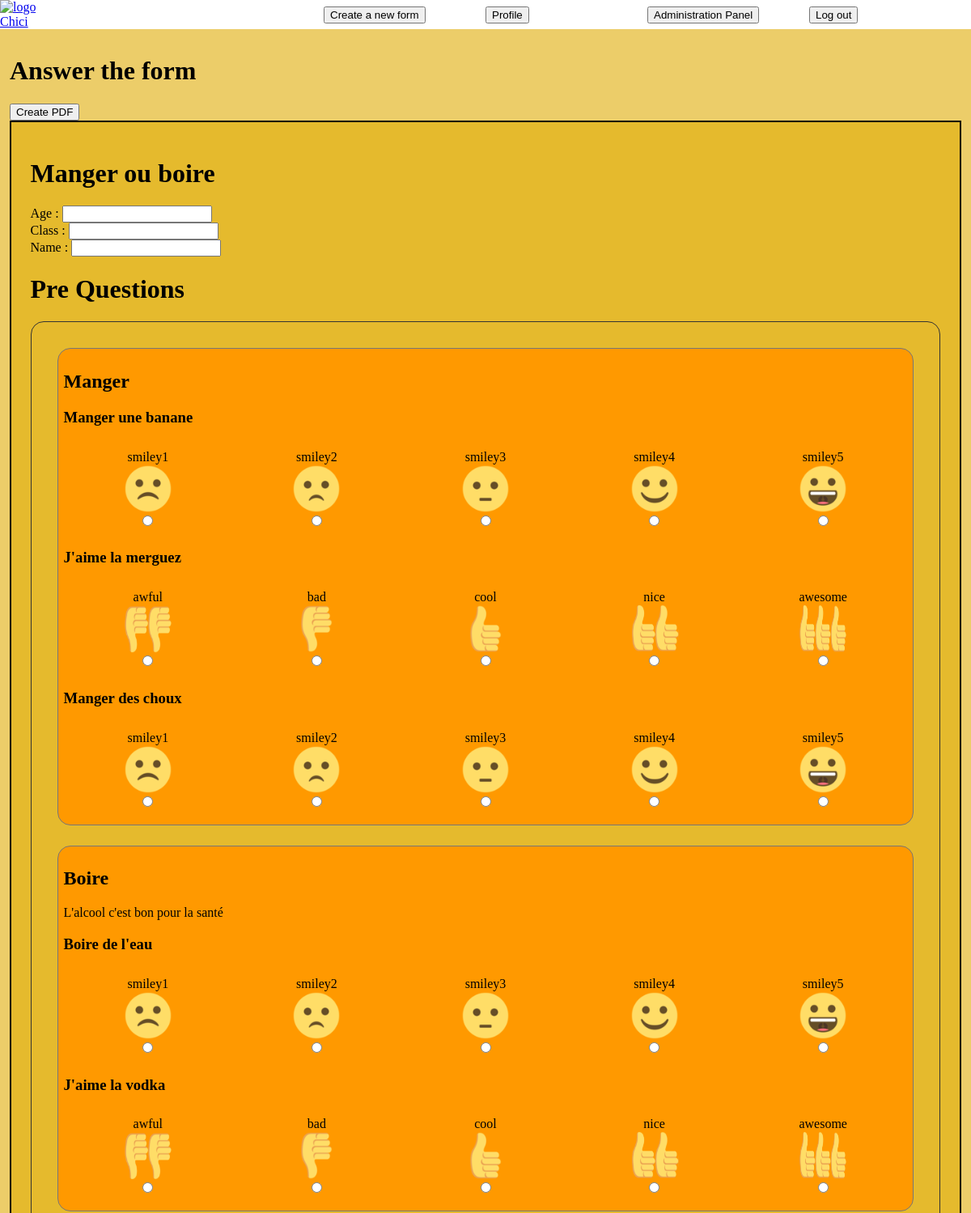
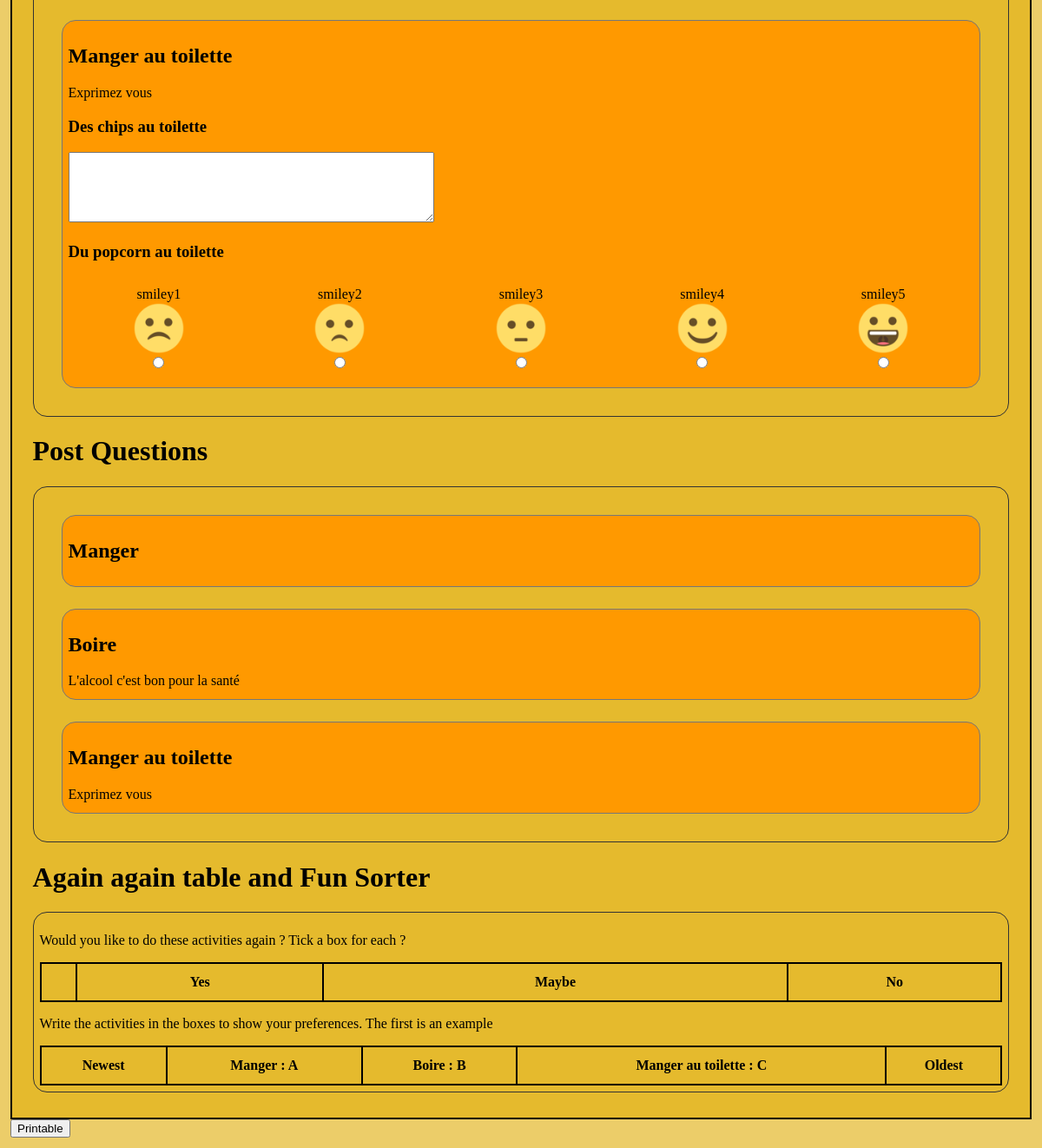
/index.php?controller=form&action=read&id=FOMM0MA (signed in), run on the app's committed database (2 pictures, top to bottom).
### tables this page shows
CREATE TABLE Form (
  formId varchar(20) PRIMARY KEY,
  formName varchar(30),
  userNickname varchar (20),
  completedForm int(11),
  fillable int(1),
  FOREIGN KEY (userNickname) REFERENCES Users(userNickname)
)DEFAULT CHARSET=utf8;

CREATE TABLE PersonnalInformation (
    personnalInformationName varchar(30) PRIMARY KEY,
	defaultPersonnalInformation int(1)
)DEFAULT CHARSET=utf8;

CREATE TABLE Application (
  applicationId varchar(30) PRIMARY KEY,
  applicationName varchar(30),
  applicationDescription varchar(80),
  formId varchar(20),
  FOREIGN KEY (formId) REFERENCES Form(formId)
)DEFAULT CHARSET=utf8;

CREATE TABLE Question (
  questionId varchar(20) PRIMARY KEY,
  questionName varchar(100),
  applicationId varchar(30),
  questionTypeId int(20),
  questionPre int(1),
  FOREIGN KEY (applicationId) REFERENCES Application(applicationId),
  FOREIGN KEY (questionTypeId) REFERENCES QuestionType(questionTypeId)
)DEFAULT CHARSET=utf8;

CREATE TABLE AnswerType (
    answerTypeId int(11) PRIMARY KEY AUTO_INCREMENT,
    answerTypeName varchar(20),
    answerTypeImage varchar(20),
    questionTypeId int(20),
    FOREIGN KEY (questionTypeId) REFERENCES QuestionType(questionTypeId)
)DEFAULT CHARSET=utf8;

### index.php (called while the page is built, shortened)
<?php
    require_once File::build_path(array('controller', 'router.php'));
?>

### model/Model.php (called while the page is built, shortened)
<?php
class Model {
	public static $pdo;
    public static function Init() {
        $hostname = Conf::getHostName();
        $database_name = Conf::getDatabaseName();
        $login = Conf::getLogin();
        $password = Conf::getPassword();
        try {
            self::$pdo = new PDO("mysql:host=$hostname;dbname=$database_name", $login, $password, array(PDO::MYSQL_ATTR_INIT_COMMAND => "SET NAMES utf8"));
            self::$pdo->setAttribute(PDO::ATTR_ERRMODE, PDO::ERRMODE_EXCEPTION);
        } catch (PDOException $e) {
            if (Conf::getDebug()) {
                echo $e->getMessage();
            } else {
                echo 'Error. ';
            }
            die();
        }
    }
    public static function select($primary) {
        try {
            $table_name = static::$object;
            $class_name = 'Model' . $table_name;
            $primary_key = static::$primary;
            $sql = "SELECT * FROM $table_name WHERE $primary_key=:p;";
            $req_prep = Model::$pdo->prepare($sql);
            $values = array(
                "p" => $primary
            );
            $req_prep->execute($values);
            $req_prep->setFetchMode(PDO::FETCH_CLASS, $class_name);
            $tab_p = $req_prep->fetchAll();
            return $tab_p[0];
        } catch (PDOException $ex) {
            if (Conf::getDebug()) {
                echo $ex->getMessage();
            } else {
                echo "Error. We can not find the object. ";
            }
            return false;
        }
    }
}
?>

### model/ModelForm.php (called while the page is built, shortened)
<?php
require_once File::build_path(array('model', 'Model.php'));
class ModelForm extends Model{
	private $formId;
	private $formName;
    public function getFormId(){return $this->formId;}
    public function getFormName(){return $this->formName;}
}

### model/ModelAssocFormPI.php (called while the page is built, shortened)
<?php
require_once File::build_path(array('model', 'Model.php'));
class ModelAssocFormPI extends Model{
	private $personnalInformationName;
    public function getPersonnalInformationName(){return $this->personnalInformationName;}
        public static function getAssocFormPIByFormId($id){
		try{
			$sql  = "SELECT * FROM AssocFormPI WHERE formId=:id";
			$prep = Model::$pdo->prepare($sql);
			$values = array(
				"id" => $id
				);
			$prep-> execute($values);
			$prep->setFetchMode(PDO::FETCH_CLASS,'ModelAssocFormPI');
			$assoc_array = $prep->fetchAll();
			return $assoc_array;
		}catch (PDOException $ex) {
            if (Conf::getDebug()) {
                echo $ex->getMessage();
            } else {
                echo "Error";
            }
            return false;
        }
    }
}

### model/ModelPersonnalInformation.php (called while the page is built, shortened)
<?php
require_once File::build_path(array('model', 'Model.php'));
class ModelPersonnalInformation extends Model{
	private $personnalInformationName;
    public function getPersonnalInformationName(){return $this->personnalInformationName;}
}

### model/ModelApplication.php (called while the page is built, shortened)
<?php
require_once File::build_path(array('model', 'Model.php'));
class ModelApplication extends Model{
	private $applicationId;
	private $applicationName;
	private $applicationDescription;
    public function getApplicationId() {
   		return $this->applicationId;
    }
    public function getApplicationName() {
   		return $this->applicationName;
    }
    public function getApplicationDescription(){
    	return $this->applicationDescription;
    }
    public static function getApplicationByFormId($formId){
		try{
			$sql  = "SELECT * FROM Application WHERE formId=:id";
			$prep = Model::$pdo->prepare($sql);
			$values = array(
				"id" => $formId
				);
			$prep-> execute($values);
			$prep->setFetchMode(PDO::FETCH_CLASS,'ModelApplication');
			$application_array = $prep->fetchAll();
			return $application_array;
		}catch (PDOException $ex) {
            if (Conf::getDebug()) {
                echo $ex->getMessage();
            } else {
                echo "Error";
            }
            return false;
        }
    }
}

### model/ModelQuestion.php (called while the page is built, shortened)
<?php
require_once File::build_path(array('model', 'Model.php'));
class ModelQuestion extends Model{
	private $questionName;
	private $questionTypeId;
    public function getQuestionName(){return $this->questionName;}
    public function getQuestionTypeId(){return $this->questionTypeId;}
	public static function getQuestionByApplicationIdAndPre($id, $pre){
		try{
			$sql  = "SELECT * FROM Question WHERE applicationId=:id AND questionPre=:pre";
			$prep = Model::$pdo->prepare($sql);
			$values = array(
				"id" => $id,
				"pre" => $pre
				);
			$prep-> execute($values);
			$prep->setFetchMode(PDO::FETCH_CLASS,'ModelQuestion');
			$question_array = $prep->fetchAll();
			return $question_array;
		}catch (PDOException $ex) {
            if (Conf::getDebug()) {
                echo $ex->getMessage();
            } else {
                echo "Error";
            }
            return false;
        }
    }
}

### model/ModelAnswerType.php (called while the page is built, shortened)
<?php
require_once File::build_path(array('model', 'Model.php'));
class ModelAnswerType extends Model{
    public static function getAnswerTypeByQuestionId($id){
		try{
			$sql  = "SELECT * FROM AnswerType WHERE questionTypeId=:id";
			$prep = Model::$pdo->prepare($sql);
			$values = array(
				"id" => $id
				);
			$prep-> execute($values);
			$prep->setFetchMode(PDO::FETCH_ASSOC);
			$answerType_array = $prep->fetchAll();
			return $answerType_array;
		}catch (PDOException $ex) {
            if (Conf::getDebug()) {
                echo $ex->getMessage();
            } else {
                echo "Error";
            }
            return false;
        }
    }
}

### model/ModelQuestionType.php (called while the page is built, shortened)
<?php
require_once File::build_path(array('model', 'Model.php'));
class ModelQuestionType extends Model{
	private $questionTypeId;
    public function getQuestionTypeId(){return $this->questionTypeId;}
}

### view/form/displayForm.php (the view, shortened to what this page needs)
<main>
	<div id="pdf">
<h1>Answer the form</h1>
		   <input type ="button" id="create_pdf" value ="Create PDF">
<?php
	echo '<div id ="form-'.$formId.'" class= "formCss">';
	$formName = htmlspecialchars($f->getFormName());
	echo "<h1> $formName </h1>";
        echo '<div id="userInformation">';
        foreach ($field_array as $field){
                $fieldName = htmlspecialchars($field->getPersonnalInformationName());
			if(!$full){
				echo '<div>';
					echo '<label for="field'.$fieldName.'">'.$fieldName.' : </label>';
					echo '<input id="field'.$fieldName.'" name="'.$fieldName.'"  type="text">';
				echo '</div>';
			}
        }
        echo '</div>';
	echo "<h1>Pre Questions</h1>";
	echo"<div id=\"applications\">";
	for($i=0; $i < count($application_array);$i++){
		echo '<div id="Applic'.$i.'" class="application" >';
			echo '<div id="Applic'.$i.'Info">';
				$taskName = htmlspecialchars($application_array[$i]->getApplicationName());
				$taskDesc = htmlspecialchars($application_array[$i]->getApplicationDescription());
				echo "<h2>$taskName</h2>";
				echo $taskDesc;
			echo '</div>';
	$questionPre_array = $questionsPre_array_list[$i];
	for($j=0; $j < count($questionPre_array);$j++){
			echo '<div id="Applic'.$i.'Q'.$j.'" class = "question">';
			echo "<h3> ";
			echo htmlspecialchars($questionPre_array[$j]->getQuestionName());
			echo " </h3>";
			$answers_array = $answersPre_array_list[$i][$j];
			if(!is_null($answers_array[0])){
				switch ($answers_array[0]['answerTypeName']){
					case "textarea":
						if(!$full){
							echo "<textarea rows=\"5\" cols =\"50\"></textarea>";
						}
						break;
					default :
						echo '<div class = "answerArea">';
						foreach($answers_array as $a){
							if(!$full){
								$answerName = htmlspecialchars($a['answerTypeName']);
								$answerImage = htmlspecialchars($a['answerTypeImage']);
								$id = "Applic".$i."question".$j.$answerName;
								$name = "Applic".$i."question".$j;
								echo '<div>';
								echo "<input type =\"radio\" name=\"$name\" value =\"$answerName\" id=\"$id\">" ;
								echo "<label for=\"$id\"><img src=\"media/$answerImage.png\" class=\"answerIcon\">$answerName</label>";
								echo '</div>';
							}
						}
						echo '</div>';
						break;
				}
			}
		  echo '</div>';
		}
		echo '</div>';
	}
	echo '</div>';
	echo "<h1>Post Questions</h1>";
	echo"<div id=\"applications\">";
	for($i=0; $i < count($application_array);$i++){
		echo '<div id="Applic'.$i.'" class="application" >';
			echo '<div id="Applic'.$i.'Info">';
				$taskName = htmlspecialchars($application_array[$i]->getApplicationName());
				$taskDesc = htmlspecialchars($application_array[$i]->getApplicationDescription());
				echo "<h2>$taskName</h2>";
				echo $taskDesc;
			echo '</div>';
		echo '</div>';
	}
	echo '</div>';
	echo "<h1 class=\"fsAndAa\">Again again table and Fun Sorter</h1>";
	echo"<div id=\"applications\" class=\"fsAndAa\" >";
 ?>
	<div id="AAtable">
		   <p>
			   Would you like to do these activities again ? Tick a box for each ?
		   </p>
		   <table id="aa">
			   <thead>
				  <tr>
					  <th></th>
					  <th>Yes</th>
					  <th>Maybe</th>
					  <th>No</th>
				  </tr>
			   </thead>
		   </table>
	   </div>
	   <div id="FunSorter">
		   <p>
			   Write the activities in the boxes to show your preferences. The first is an example
		   </p>
		   <table id="fs">
			   <thead>
				  <tr>
					  <th>Newest</th>
					  <?php
						   $i = 0;
						   foreach($applicationTable as $value){
							   echo "<th>".htmlspecialchars($value->getApplicationName())." : ".htmlspecialchars($alphabet[$i])."</th>";
							   $i++;
						   }
					  ?>
					  <th>Oldest</th>
				  </tr>
			   </thead>
		   </table>
	   </div>
	   </div>
	</div>
	<div>
		   <input type ="button" id="print" value="Printable">
	   </div>
	</div>
</main>

### data on the page
form: formName "Manger ou boire"
personnalinformation: personnalInformationName "Age"
personnalinformation: personnalInformationName "Class"
personnalinformation: personnalInformationName "Name"
application: applicationName "Manger", i "A"
question: questionName "Manger une banane"
answertype: answerTypeImage (picture), answerTypeName "smiley1"
answertype: answerTypeImage (picture), answerTypeName "smiley2"
answertype: answerTypeImage (picture), answerTypeName "smiley3"
answertype: answerTypeImage (picture), answerTypeName "smiley4"
answertype: answerTypeImage (picture), answerTypeName "smiley5"
question: questionName "J'aime la merguez"
answertype: answerTypeImage (picture), answerTypeName "awful"
answertype: answerTypeImage (picture), answerTypeName "bad"
answertype: answerTypeImage (picture), answerTypeName "cool"
answertype: answerTypeImage (picture), answerTypeName "nice"
answertype: answerTypeImage (picture), answerTypeName "awesome"
question: questionName "Manger des choux"
application: applicationName "Boire", applicationDescription "L'alcool c'est bon pour la santé", i "B"
question: questionName "Boire de l'eau"
question: questionName "J'aime la vodka"
application: applicationName "Manger au toilette", applicationDescription "Exprimez vous", i "C"
question: questionName "Des chips au toilette"
question: questionName "Du popcorn au toilette"
